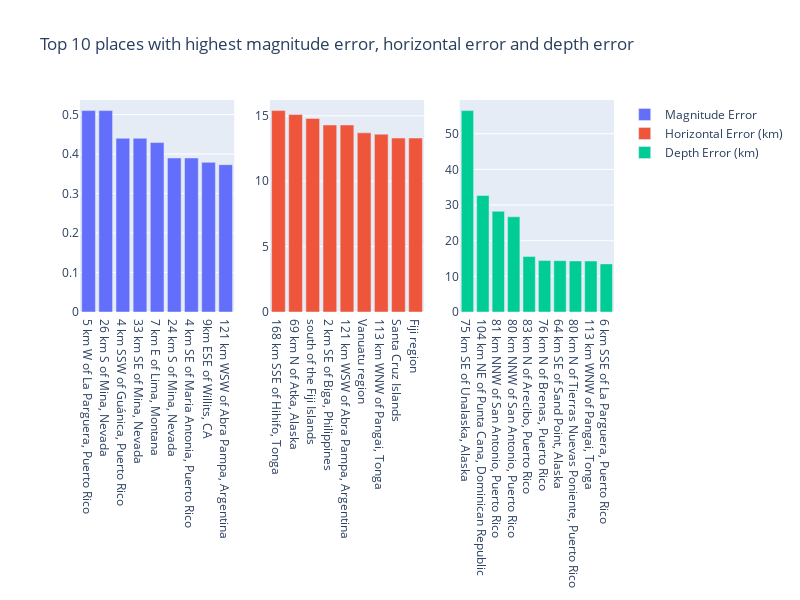

Notebook cell for this chart:
### Markdown cell above
# Earthquake Data Analysis
#### Focusing on magnitude error, depth error, and horizontal error

### Code cell
fig = make_subplots(rows=1, cols=3)

fig.add_trace(
   go.Bar(x=df_magError['place'], y=df_magError["magError"], name="Magnitude Error"),
   row=1, col=1
)

fig.add_trace(
   go.Bar(x=df_horizontalError['place'], y=df_horizontalError["horizontalError"], name="Horizontal Error (km)"),
   row=1, col=2
)

fig.add_trace(
   go.Bar(x=df_depthError['place'], y=df_depthError["depthError"], name="Depth Error (km)"),
   row=1, col=3
)

fig.update_layout(height=600, width=800, title_text="Top 10 places with highest magnitude error, horizontal error and depth error")
fig.show()

### Figure 1 — Plotly figure (JSON) as saved in the notebook; plotly's stock layout.template omitted (floating-point values rounded to 4 significant figures)
{"data": [{"name": "Magnitude Error", "type": "bar", "x": ["5 km W of La Parguera, Puerto Rico", "26 km S of Mina, Nevada", "4 km SSW of Guánica, Puerto Rico", "33 km SE of Mina, Nevada", "7 km E of Lima, Montana", "24 km S of Mina, Nevada", "4 km SE of Maria Antonia, Puerto Rico", "9km ESE of Willits, CA", "121 km WSW of Abra Pampa, Argentina"], "xaxis": "x", "y": [0.51, 0.51, 0.44, 0.44, 0.429, 0.39, 0.39, 0.379, 0.373], "yaxis": "y"}, {"name": "Horizontal Error (km)", "type": "bar", "x": ["168 km SSE of Hihifo, Tonga", "69 km N of Atka, Alaska", "south of the Fiji Islands", "2 km SE of Biga, Philippines", "121 km WSW of Abra Pampa, Argentina", "Vanuatu region", "113 km WNW of Pangai, Tonga", "Santa Cruz Islands", "Fiji region"], "xaxis": "x2", "y": [15.4, 15.1, 14.8, 14.3, 14.3, 13.7, 13.6, 13.3, 13.3], "yaxis": "y2"}, {"name": "Depth Error (km)", "type": "bar", "x": ["75 km SE of Unalaska, Alaska", "104 km NE of Punta Cana, Dominican Republic", "81 km NNW of San Antonio, Puerto Rico", "80 km NNW of San Antonio, Puerto Rico", "83 km N of Arecibo, Puerto Rico", "76 km N of Brenas, Puerto Rico", "64 km SE of Sand Point, Alaska", "80 km N of Tierras Nuevas Poniente, Puerto Rico", "113 km WNW of Pangai, Tonga", "6 km SSE of La Parguera, Puerto Rico"], "xaxis": "x3", "y": [56.5, 32.68, 28.26, 26.71, 15.6, 14.42, 14.4, 14.32, 14.3, 13.5], "yaxis": "y3"}], "layout": {"height": 600, "title": {"text": "Top 10 places with highest magnitude error, horizontal error and depth error"}, "width": 800, "xaxis": {"anchor": "y", "domain": [0, 0.2889]}, "xaxis2": {"anchor": "y2", "domain": [0.3556, 0.6444]}, "xaxis3": {"anchor": "y3", "domain": [0.7111, 1]}, "yaxis": {"anchor": "x", "domain": [0, 1]}, "yaxis2": {"anchor": "x2", "domain": [0, 1]}, "yaxis3": {"anchor": "x3", "domain": [0, 1]}}}
